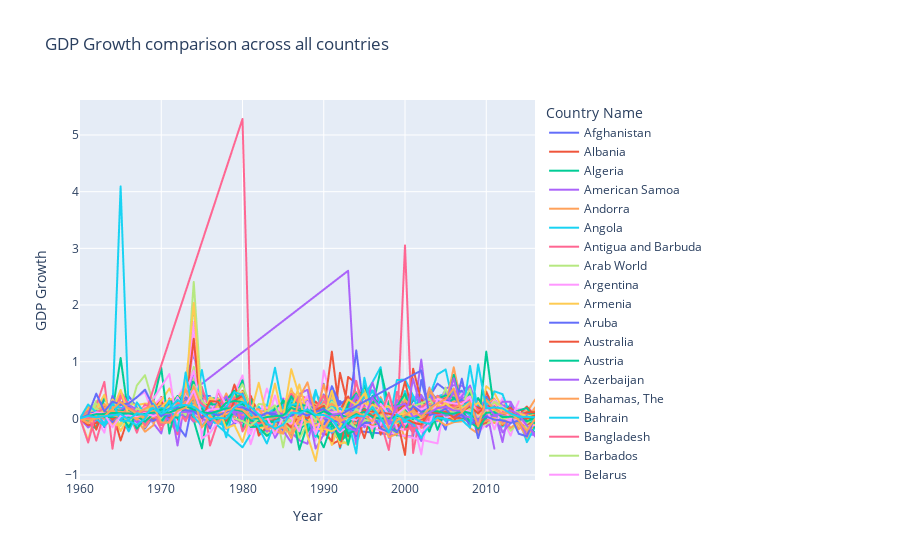

Source (notebook cell):
### Markdown cell above
#### COMPARE GDP GROWTH ACROSS DIFFERENT COUNTRIES
Display **GDP GROWTH** for different countries.

### Code cell
fig=px.line(data_frame=new_gdp_df,x='Year',y='GDP Growth',title='GDP Growth comparison across all countries',color='Country Name')
fig.show()
